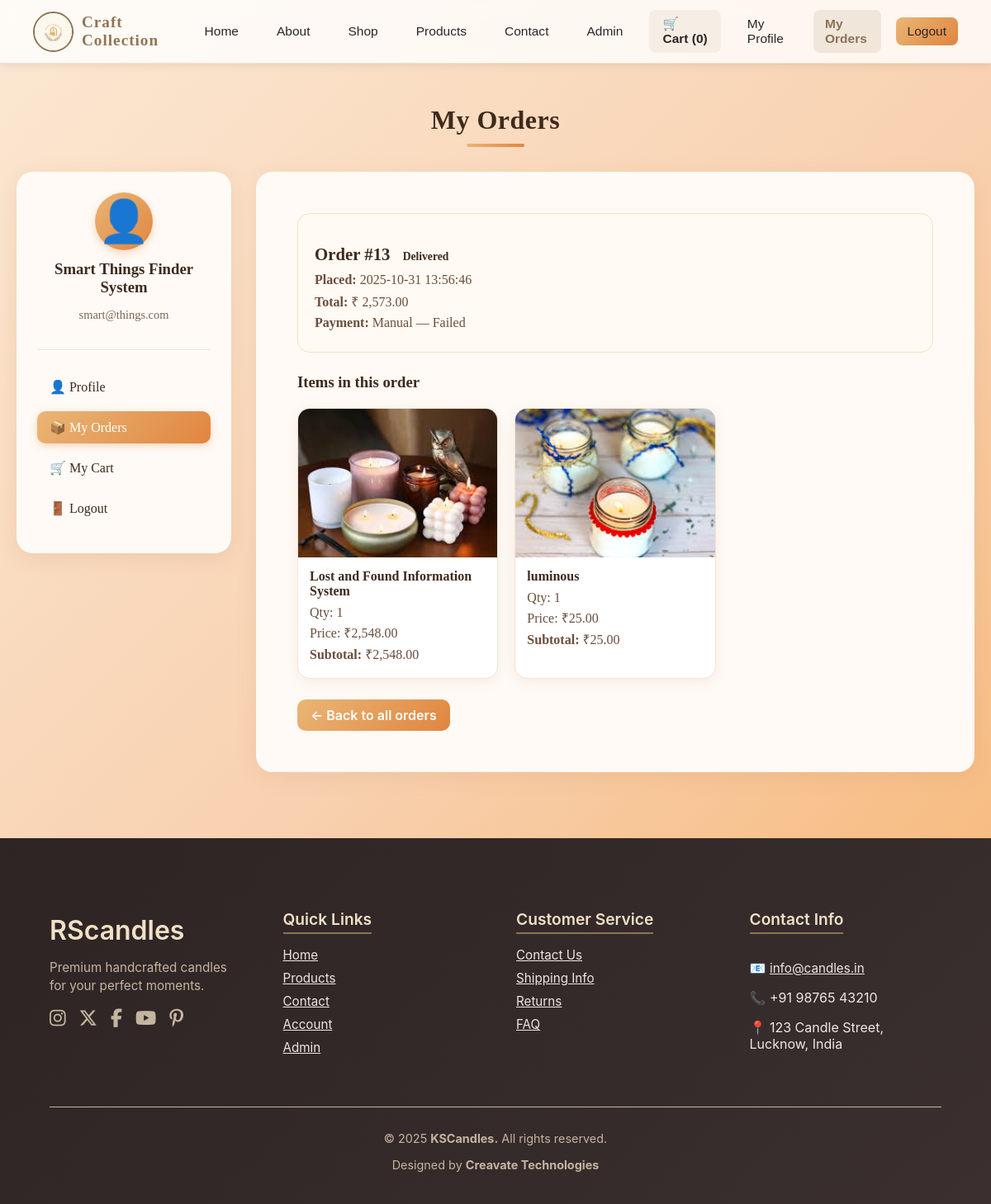
Page /orders.php?id=13 (signed in) on the committed database.
### tables this page shows
CREATE TABLE `orders` (
  `id` int(11) NOT NULL,
  `user_id` int(11) DEFAULT NULL,
  `name` varchar(100) DEFAULT NULL,
  `email` varchar(150) DEFAULT NULL,
  `address` text DEFAULT NULL,
  `total` decimal(10,2) DEFAULT NULL,
  `status` varchar(50) DEFAULT 'Pending',
  `payment_status` varchar(50) DEFAULT 'Pending',
  `payment_proof` varchar(255) DEFAULT NULL,
  `utr_number` varchar(50) DEFAULT NULL,
  `payment_method` varchar(50) DEFAULT NULL,
  `created_at` timestamp NOT NULL DEFAULT current_timestamp(),
  `order_date` datetime DEFAULT current_timestamp(),
  `phone` varchar(20) DEFAULT NULL,
  `city` varchar(100) DEFAULT NULL,
  `state` varchar(100) DEFAULT NULL,
  `pincode` varchar(15) DEFAULT NULL,
  `landmark` varchar(255) DEFAULT NULL
);

CREATE TABLE `order_items` (
  `id` int(11) NOT NULL,
  `order_id` int(11) DEFAULT NULL,
  `product_id` int(11) DEFAULT NULL,
  `quantity` int(11) DEFAULT NULL,
  `price` decimal(10,2) DEFAULT NULL,
  `product_name` varchar(255) DEFAULT NULL
);

CREATE TABLE `products` (
  `id` int(11) NOT NULL,
  `name` varchar(150) NOT NULL,
  `category_id` int(11) DEFAULT NULL,
  `price` decimal(10,2) NOT NULL,
  `avg_rating` decimal(3,2) DEFAULT 0.00,
  `total_reviews` int(11) DEFAULT 0,
  `stock` int(11) DEFAULT 0,
  `description` text DEFAULT NULL,
  `image` varchar(255) DEFAULT NULL,
  `created_at` timestamp NOT NULL DEFAULT current_timestamp()
);

### orders.php (the view, shortened to what this page needs)
<?php
require_once __DIR__ . '/includes/navbar.php';
require_once __DIR__ . '/includes/db.php';
$uid = (int)$_SESSION['user_id'];
$view_order_id = isset($_GET['id']) ? (int)$_GET['id'] : 0;
function fetch_items($conn, $order_id) {
  $stmt = $conn->prepare("SELECT oi.*, p.name AS product_name, p.image AS product_image
                          FROM order_items oi
                          LEFT JOIN products p ON oi.product_id = p.id
                          WHERE oi.order_id = ?");
  $stmt->bind_param("i", $order_id);
  $stmt->execute();
  $res = $stmt->get_result()->fetch_all(MYSQLI_ASSOC);
  return $res;
}
if ($view_order_id > 0) {
  $stmt = $conn->prepare("SELECT * FROM orders WHERE id = ? AND user_id = ? LIMIT 1");
  $stmt->bind_param("ii", $view_order_id, $uid);
  $stmt->execute();
  $order = $stmt->get_result()->fetch_assoc();
  if (!$order) {
    $error = "Order not found.";
  } else {
    $items = fetch_items($conn, $view_order_id);
  }
}
?>
<h1 class="page-title">My Orders</h1>
<div class="orders-layout">
  <aside class="sidebar">
    <div class="user-card">
      <div class="user-icon">👤</div>
      <h3><?= htmlspecialchars($_SESSION['user_name'] ?? 'User') ?></h3>
      <p><?= htmlspecialchars($_SESSION['user_email'] ?? '') ?></p>
    </div>
    <nav class="sidebar-nav">
      <a href="/kscandles/profile.php">👤 Profile</a>
      <a href="/kscandles/orders.php" class="active">📦 My Orders</a>
      <a href="/kscandles/cart.php">🛒 My Cart</a>
      <a href="/kscandles/logout.php">🚪 Logout</a>
    </nav>
  </aside>
  <section class="orders-content">
    <?php if ($view_order_id > 0 && isset($order)): ?>
      <div class="order-detail">
        <div class="order-header">
          <h2>Order #<?= $order['id'] ?> <span class="status <?= strtolower($order['status']) ?>"><?= htmlspecialchars($order['status'] ?? 'Pending') ?></span></h2>
          <p><strong>Placed:</strong> <?= htmlspecialchars($order['created_at'] ?? '') ?></p>
          <p><strong>Total:</strong> ₹ <?= number_format((float)$order['total'], 2) ?></p>
          <p><strong>Payment:</strong> <?= htmlspecialchars($order['payment_method'] ?? '—') ?> — <?= htmlspecialchars($order['payment_status'] ?? '') ?></p>
        </div>
        <div class="order-items">
          <h3>Items in this order</h3>
          <div class="item-grid">
            <?php foreach ($items as $it): ?>
              <div class="item-card">
                <img src="/kscandles/<?= htmlspecialchars($it['product_image'] ?? 'assets/images/placeholder.jpg') ?>" alt="<?= htmlspecialchars($it['product_name']) ?>">
                <div class="item-info">
                  <h4><?= htmlspecialchars($it['product_name']) ?></h4>
                  <p>Qty: <?= (int)$it['quantity'] ?></p>
                  <p>Price: ₹<?= number_format((float)$it['price'], 2) ?></p>
                  <p><strong>Subtotal:</strong> ₹<?= number_format((float)$it['price'] * (int)$it['quantity'], 2) ?></strong></p>
                </div>
              </div>
            <?php endforeach; ?>
          </div>
        </div>
        <a class="btn back" href="/kscandles/orders.php">← Back to all orders</a>
      </div>
    <?php endif; ?>
  </section>
</div>
<?php require __DIR__ . '/includes/footer.php'; ?>

### includes/navbar.php (style rules this page uses)
.btn { padding: 8px 16px; border-radius: 8px; font-weight: 600; text-decoration: none; transition: all 0.3s ease; border: 1px solid transparent; font-family: "Inter", sans-serif; }

### orders.php (style rules this page uses)
.page-title { text-align: center; margin: 50px 0 30px; font-size: 2rem; color: #3e2a1d; letter-spacing: 0.5px; position: relative; }
.page-title::after { content: ""; width: 70px; height: 4px; background: linear-gradient(135deg, #eab676, #e0853f); border-radius: 2px; display: block; margin: 10px auto 0; }
.orders-layout { display: grid; grid-template-columns: 260px 1fr; gap: 30px; max-width: 1200px; margin: 0 auto 80px; padding: 0 20px; }
.sidebar { background: #fffaf5; border-radius: 20px; padding: 25px; box-shadow: 0 6px 25px rgba(180, 115, 70, 0.15); height: fit-content; transition: all 0.3s ease; }
.user-card { text-align: center; border-bottom: 1px solid #f0e4d6; padding-bottom: 18px; margin-bottom: 25px; }
.user-icon { font-size: 50px; background: linear-gradient(135deg, #eab676, #e0853f); color: #fff; width: 70px; height: 70px; border-radius: 50%; line-height: 70px; margin: 0 auto 12px; box-shadow: 0 4px 10px rgba(224, 133, 63, 0.3); }
.user-card h3 { margin: 6px 0 2px; color: #3e2a1d; }
.user-card p { font-size: 0.9rem; color: #7b6757; }
.sidebar-nav a { display: block; padding: 10px 15px; margin-bottom: 10px; text-decoration: none; color: #3e2a1d; border-radius: 10px; font-weight: 500; transition: all 0.3s ease; }
.sidebar-nav a:hover, .sidebar-nav a.active { background: linear-gradient(135deg, #eab676, #e0853f); color: #fff; box-shadow: 0 3px 10px rgba(224, 133, 63, 0.3); }
.orders-content { background: #fffaf5; border-radius: 20px; padding: 30px; box-shadow: 0 6px 25px rgba(180, 115, 70, 0.12); transition: all 0.3s ease; }
.status { padding: 6px 10px; border-radius: 8px; font-size: 0.85rem; font-weight: 600; text-transform: capitalize; }
.order-detail { padding: 20px; }
.order-header { background: #fffaf3; border: 1px solid #f4e3c0; padding: 20px; border-radius: 15px; margin-bottom: 25px; }
.order-header h2 { font-size: 1.3rem; margin-bottom: 10px; color: #3e2a1d; }
.order-header p { color: #6b4e3d; margin: 6px 0; }
.item-grid { display: grid; grid-template-columns: repeat(auto-fill, minmax(240px, 1fr)); gap: 20px; margin-top: 20px; }
.item-card { background: #fff; border: 1px solid #f0e4d6; border-radius: 15px; overflow: hidden; box-shadow: 0 4px 15px rgba(180, 115, 70, 0.1); transition: transform 0.3s ease, box-shadow 0.3s ease; }
.item-card img { width: 100%; height: 180px; object-fit: cover; }
.item-info { padding: 14px; }
.item-info h4 { font-size: 1rem; margin: 0 0 8px; color: #3e2a1d; }
.item-info p { margin: 4px 0; color: #6b4e3d; }
.btn { background: linear-gradient(135deg, #eab676, #e0853f); color: #fff; border: none; border-radius: 10px; padding: 9px 16px; text-decoration: none; font-weight: 600; cursor: pointer; transition: all 0.3s ease; }
.btn.back { display: inline-block; margin-top: 25px; }

### rows in the picture
orders: id "13", status "Delivered", created_at "2025-10-31 13:56:46", total "2,573.00", payment_method "Manual", payment_status "Failed"
order_items: product.image (picture), product.name "Lost and Found Information System", quantity "1", price "2,548.00", (float)$it['price'] * (int)$it['quantity'] "2,548.00"
order_items: product.image (picture), product.name "luminous", quantity "1", price "25.00", (float)$it['price']*(int)$it['quantity'] "25.00"

### other values in the picture
$_SESSION['user_name'] "Smart Things Finder System"
$_SESSION['user_email'] "smart@things.com"
